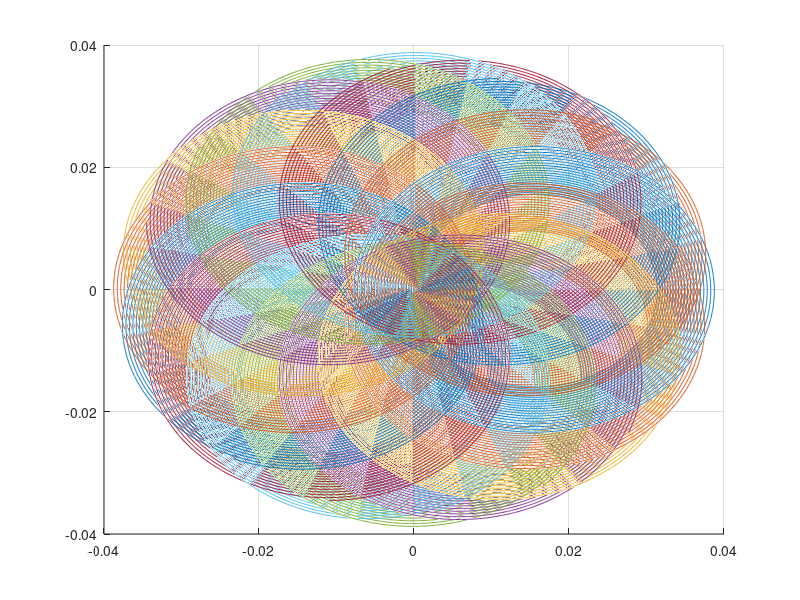

MATLAB code for this plot: (Note: this script raises an error after producing the figure.)
%% Clear
clear;
clc;

%% Initialization
% Basic Parameters
m = 0.02;
q = 0.016;
dt = 0.001;
T = 20;
E = [0, 0, 0];
B = [0, 0, 8];
% Particles
n = 16;
k = 0 : n - 1;
v = 0.1 * sin(k' * pi / 8) * [1, 0, 0] + 0.1 * cos(k' * pi / 8) * [0, 1, 0] + ones(n, 1) * [0, 0, 10];
r = zeros(n, 3);
% Recording
R = zeros(1, n * 3); % [x_0, x_1, ..., x_(n-1), y_0, ..., y_(n-1), z_0, ... , z_(n-1); ...]

%% Simulation
B_hat = [0, -B(3), B(2); B(3), 0, -B(1); -B(2), B(1), 0];
for i = 0 : dt : T
    F = q * (E - v * B_hat'); % F = q * (E + v x B)
    v = v + F / m * dt;
    r = r + v * dt;
    R = [R; reshape(r, 1, n * 3)];
end

%% Plotting
figure(1);
hold on, grid on;
plot3(R(:, 1 : n), R(:, n + 1 : n * 2), R(:, n * 2 + 1 : n * 3));
title(["Particle Motion Trajectories (dt = " + dt + "s, T = " + T + "s)", "(Wang Zhuoyang, 12112907)"]);
xlabel("x (m)"), ylabel("y (m)"), zlabel("z (m)");
